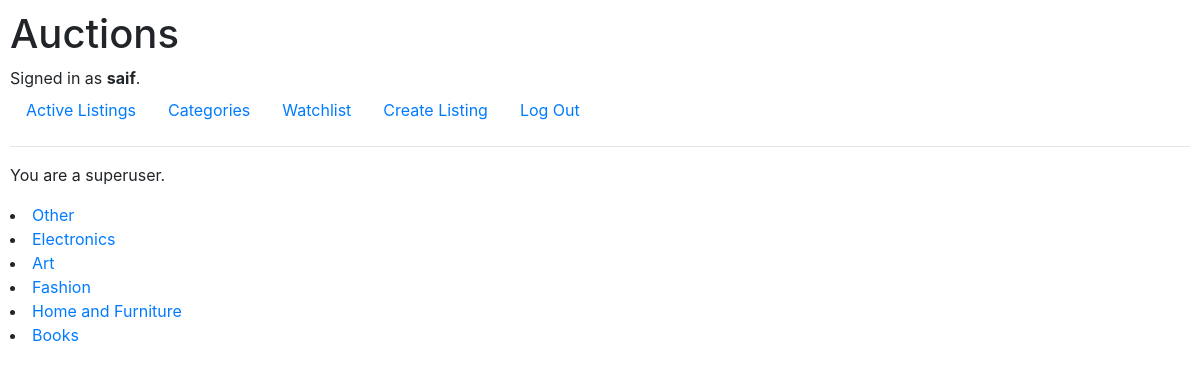
Page /categories (signed in) on the committed database.
### auctions/models.py (models this page shows)
class User(AbstractUser):
    pass

class Category(models.Model):
    category = models.CharField(max_length=64)
    listing = models.ManyToManyField(Listing,related_name="listings",blank=True)
    def __str__(self):
        return f"{self.category}"

### auctions/views.py (the view)
# urls.py: path("categories", views.categories, name="categories"),
def categories(request):
    categories = Category.objects.all()
    listings = Listing.objects.all()
    return render(request, "auctions/categories.html", {
        "categories": categories,
        "listings": listings
    })

### auctions/templates/auctions/categories.html (shortened to what this page needs)
{% extends "auctions/layout.html" %}
{% block body %}
{% if user.is_superuser %}
    <p>You are a superuser.</p>
{% endif %}
{%for category in categories%}
    <li>
            <a href="{% url 'categoryListings' category.id%}">{{category}}</a>
    </li>
{% endfor %}
{% endblock %}

### auctions/templates/auctions/layout.html (shortened to what this page needs)
{% load static %}
<!DOCTYPE html>
<html lang="en">
    <head>
        <link rel="stylesheet" href="https://stackpath.bootstrapcdn.com/bootstrap/4.4.1/css/bootstrap.min.css">
        <link href="{% static 'auctions/styles.css' %}" rel="stylesheet">
    </head>
    <body>
        <h1>Auctions</h1>
        <div>
            {% if user.is_authenticated %}
                Signed in as <strong>{{ user.username }}</strong>.
            {% else %}
                Not signed in.
            {% endif %}
        </div>
        <ul class="nav">
            <li class="nav-item">
                <a class="nav-link" href="{% url 'index' %}">Active Listings</a>
            </li>
            <li class="nav-item">
                <a class="nav-link" href="{% url 'categories' %}">Categories</a>
            </li>
            <li class="nav-item">
                <a class="nav-link" href="{% url 'viewWatchlist' %}">Watchlist</a>
            </li>
            <li class="nav-item">
                <a class="nav-link" href="{% url 'createListing' %}">Create Listing</a>
            </li>
            {% if user.is_authenticated %}
                <li class="nav-item">
                    <a class="nav-link" href="{% url 'logout' %}">Log Out</a>
                </li>
            {% endif %}
        </ul>
        <hr>
        {% block body %}
        {% endblock %}
    </body>
</html>

### auctions/static/auctions/styles.css (style rules this page uses)
body { padding: 10px; }

### rows in the picture
User: username "saif"
Category: category "Other"
Category: category "Electronics"
Category: category "Art"
Category: category "Fashion"
Category: category "Home and Furniture"
Category: category "Books"
